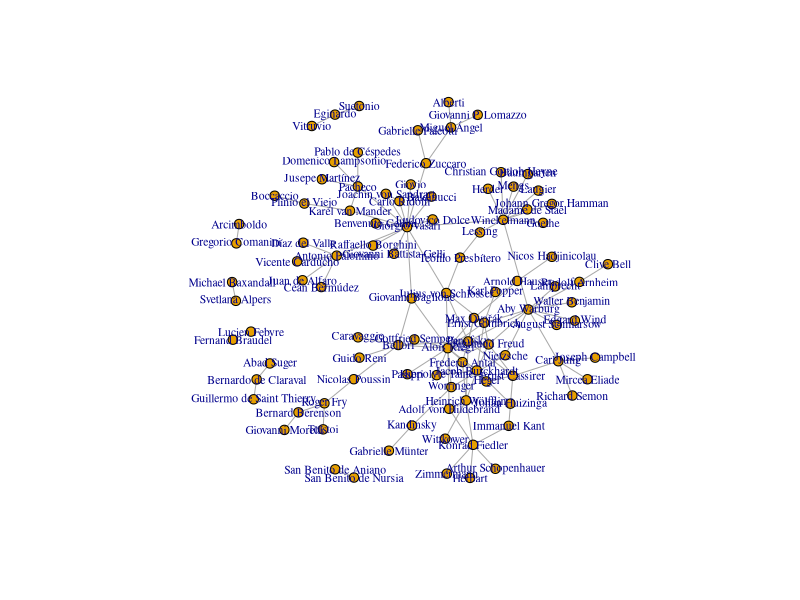
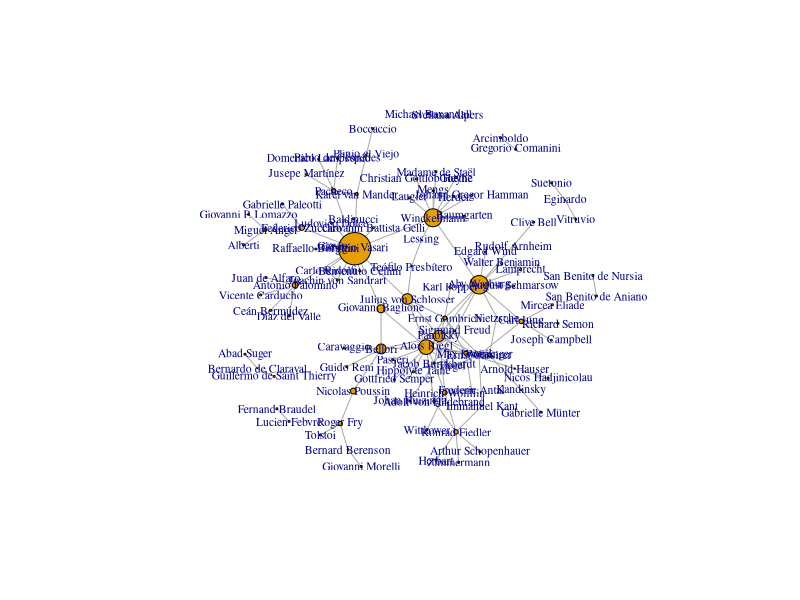
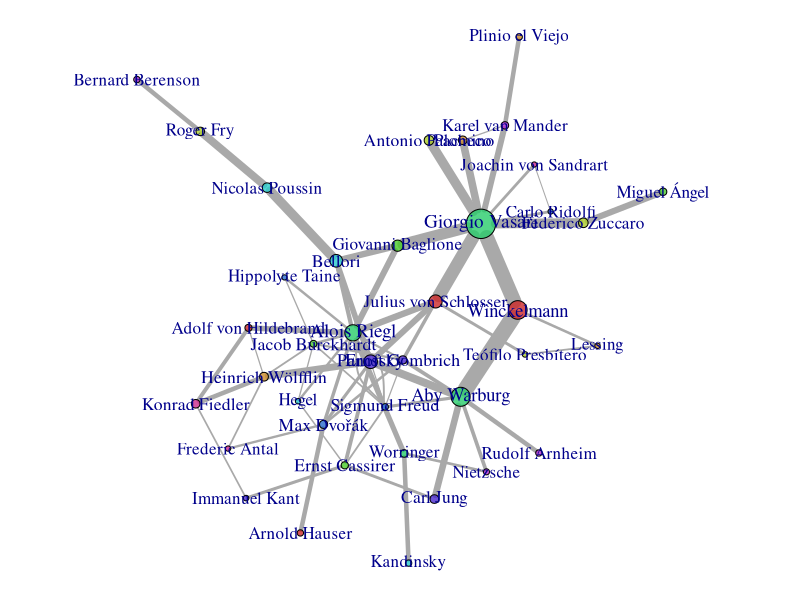

The R script that drew these images, in order:
#!/usr/bin/env Rscript

historiografia_data <- read.csv("data/grafo.csv", header = TRUE, stringsAsFactors = FALSE)

library(igraph)

g <- graph_from_data_frame(historiografia_data, directed=FALSE)
plot(g, vertex.label.cex=0.7, vertex.size=5, edge.arrow.size=0.5)

V(g)$degree <- degree(g, mode="all")
V(g)$betweenness <- betweenness(g, directed=FALSE)

node_betweenness_df <- data.frame(name=V(g)$name, betweenness=V(g)$betweenness)
top_20_betweenness <- head(node_betweenness_df[order(-node_betweenness_df$betweenness), ], 20)
cat(t(t(top_20_betweenness$name)), sep="\n")


E(g)$edge_betweenness <- edge_betweenness(g)

plot(g, vertex.size=V(g)$betweenness/100, vertex.label.cex=0.7, edge.arrow.size=0.5)

components <- components(g)
main_component <- which.max(components$csize)
vertices_in_main_component <- V(g)[components$membership == main_component]
g_main <- induced_subgraph(g, vertices_in_main_component)

#eliminate those nodes with degree <= 1
g_main <- delete_vertices(g_main, V(g_main)[degree(g_main) <= 1])

layout <- layout_with_kk(g_main)
V(g_main)$label.cex <- 1+V(g_main)$degree/100

png("figures/graph_layout.png", width=2400, height=1600)
par(mar=c(0,0,0,0))
plot(g_main, vertex.size=2+V(g_main)$betweenness/200, vertex.color = rainbow(10, .8, .8, alpha= .8),
     edge.width=1+E(g_main)$edge_betweenness/50,
     layout=layout, alpha = .8)

dev.off()
